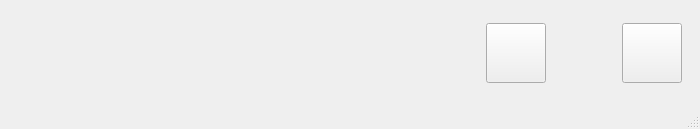
<?xml version="1.0" encoding="UTF-8"?>
<ui version="4.0">
 <class>musicItem</class>
 <widget class="QMainWindow" name="musicItem">
  <property name="geometry">
   <rect>
    <x>0</x>
    <y>0</y>
    <width>700</width>
    <height>129</height>
   </rect>
  </property>
  <property name="windowTitle">
   <string>MainWindow</string>
  </property>
  <widget class="QWidget" name="centralwidget">
   <layout class="QHBoxLayout" name="horizontalLayout">
    <item>
     <widget class="QWidget" name="m_musicItem" native="true">
      <layout class="QHBoxLayout" name="horizontalLayout_5">
       <item>
        <widget class="QLabel" name="musicname">
         <property name="minimumSize">
          <size>
           <width>80</width>
           <height>30</height>
          </size>
         </property>
         <property name="maximumSize">
          <size>
           <width>80</width>
           <height>30</height>
          </size>
         </property>
         <property name="text">
          <string/>
         </property>
        </widget>
       </item>
       <item>
        <spacer name="horizontalSpacer_3">
         <property name="orientation">
          <enum>Qt::Horizontal</enum>
         </property>
         <property name="sizeHint" stdset="0">
          <size>
           <width>65</width>
           <height>20</height>
          </size>
         </property>
        </spacer>
       </item>
       <item>
        <widget class="QLabel" name="musicTime">
         <property name="minimumSize">
          <size>
           <width>80</width>
           <height>30</height>
          </size>
         </property>
         <property name="maximumSize">
          <size>
           <width>80</width>
           <height>30</height>
          </size>
         </property>
         <property name="text">
          <string/>
         </property>
        </widget>
       </item>
       <item>
        <spacer name="horizontalSpacer_4">
         <property name="orientation">
          <enum>Qt::Horizontal</enum>
         </property>
         <property name="sizeHint" stdset="0">
          <size>
           <width>40</width>
           <height>20</height>
          </size>
         </property>
        </spacer>
       </item>
       <item>
        <widget class="QLabel" name="singerName">
         <property name="minimumSize">
          <size>
           <width>80</width>
           <height>30</height>
          </size>
         </property>
         <property name="maximumSize">
          <size>
           <width>80</width>
           <height>30</height>
          </size>
         </property>
         <property name="text">
          <string/>
         </property>
        </widget>
       </item>
       <item>
        <spacer name="horizontalSpacer_5">
         <property name="orientation">
          <enum>Qt::Horizontal</enum>
         </property>
         <property name="sizeHint" stdset="0">
          <size>
           <width>40</width>
           <height>20</height>
          </size>
         </property>
        </spacer>
       </item>
       <item>
        <widget class="QPushButton" name="enjoy_item">
         <property name="minimumSize">
          <size>
           <width>60</width>
           <height>60</height>
          </size>
         </property>
         <property name="maximumSize">
          <size>
           <width>80</width>
           <height>60</height>
          </size>
         </property>
         <property name="text">
          <string/>
         </property>
        </widget>
       </item>
       <item>
        <spacer name="horizontalSpacer_6">
         <property name="orientation">
          <enum>Qt::Horizontal</enum>
         </property>
         <property name="sizeHint" stdset="0">
          <size>
           <width>40</width>
           <height>20</height>
          </size>
         </property>
        </spacer>
       </item>
       <item>
        <widget class="QPushButton" name="downLoad_item">
         <property name="minimumSize">
          <size>
           <width>60</width>
           <height>60</height>
          </size>
         </property>
         <property name="maximumSize">
          <size>
           <width>60</width>
           <height>60</height>
          </size>
         </property>
         <property name="text">
          <string/>
         </property>
        </widget>
       </item>
      </layout>
     </widget>
    </item>
   </layout>
  </widget>
  <widget class="QStatusBar" name="statusbar"/>
 </widget>
 <resources/>
 <connections/>
</ui>
